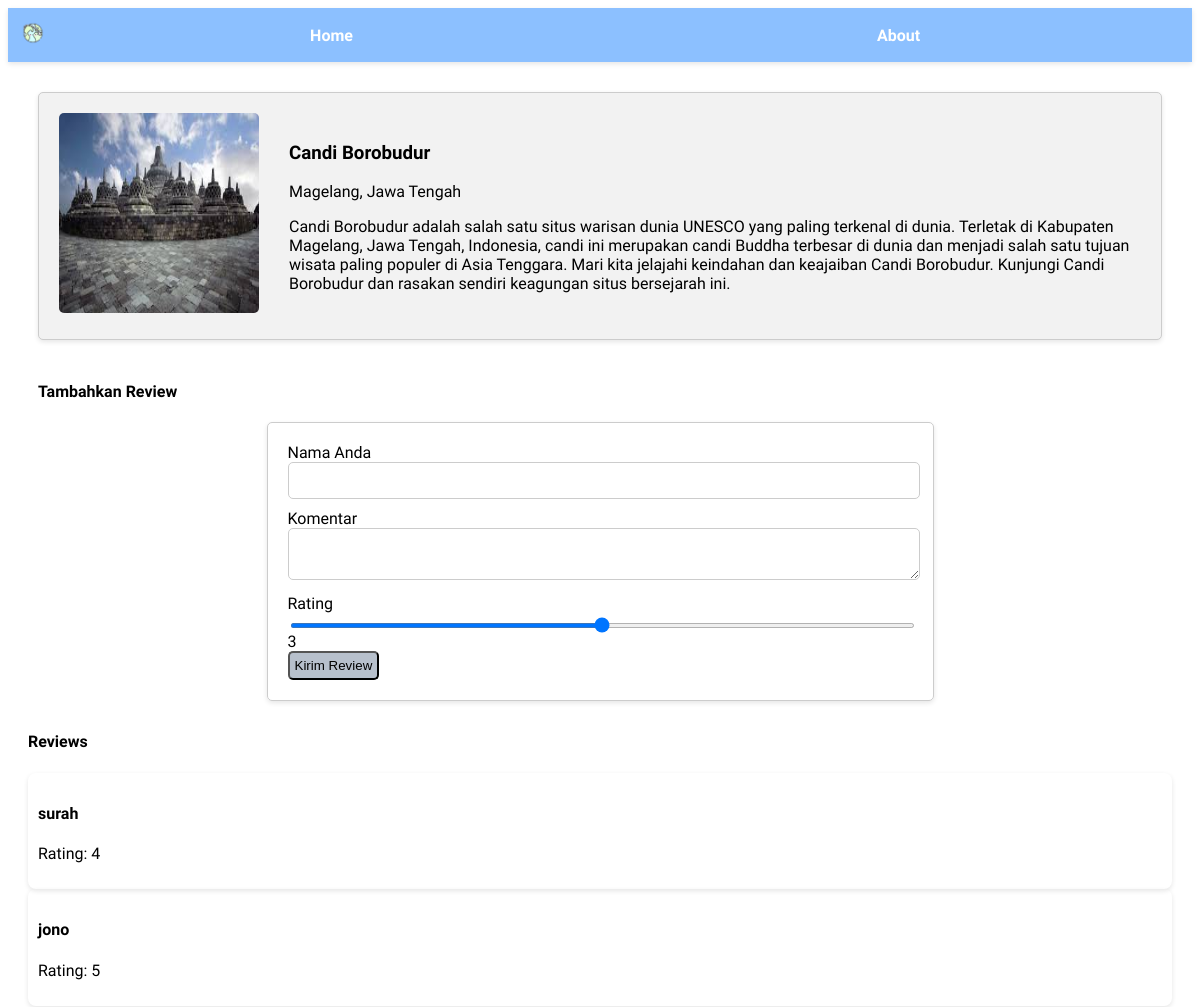
The app's page /detail/2 with its own data.
### wisata/models.py (models this page shows, shortened)
class Wisata(models.Model):
    nama = models.CharField(max_length=100)
    lokasi = models.CharField(max_length=100)
    deskripsi = models.TextField(max_length=1000)
    gambar = models.ImageField(upload_to='wisata', null=True, blank=True)

class Review(models.Model):
    wisata = models.ForeignKey(Wisata, related_name='reviews', on_delete=models.CASCADE, default=1)
    nama = models.CharField(max_length=100)
    keterangan = models.TextField(blank=True, null=True)  # Komentar review
    rating = models.IntegerField(
        validators=[MinValueValidator(1), MaxValueValidator(5)],  # Validasi 1-5
        help_text="Rating dari 1 sampai 5"
    )

### wisata/views.py (the view, shortened to what this page needs)
# urls.py: path('detail/<int:wisata_id>', wisataView.detail,name='detail'),
def detail(request, wisata_id):
    wisata = get_object_or_404(Wisata, pk=wisata_id)
    reviews = wisata.reviews.all()
    context = {
        'wisata': wisata,
        'reviews': reviews,
    }
    return render(request, 'detail.html', context)

### wisata/templates/detail.html (shortened to what this page needs)
{% extends 'base.html' %}
{% block content %}
<div>
    <div>
        <div>
            <div class="wisata">
                <img src="{{ wisata.gambar.url }}" alt="wisata"/>
                <div class="text">
                <h3>{{ wisata.nama }}</h3>
                <p>{{ wisata.lokasi }}</p>
                <p>{{ wisata.deskripsi }}</p>
                </div>
            </div>
            <div class="review">
                <h4>Tambahkan Review</h4>
                <form method="post">
                    <div>
                        <label for="id_nama" class="form-label">Nama Anda</label><br/>
                        <input type="text" name="nama" id="id_nama" class="form-control" required>
                    </div>
                    <div>
                        <label for="id_review" class="form-label">Komentar</label><br/>
                        <textarea name="review" id="id_review" class="form-control"></textarea>
                    </div>
                    <div>
                        <label for="id_rating" class="form-label">Rating</label>
                        <div>
                            <input type="range" name="rating" id="id_rating" class="form-range" min="1"
                            max="5" value="3" oninput="this.nextElementSibling.value = this.value">
                            <output>3</output>
                        </div>
                    </div>
                    <button type="submit">Kirim Review</button>
                </form>
            </div>
                        <div>
                          <h4>Reviews</h4>
                          {% for review in reviews %}
                              <div class="card">
                                  <div >
                                      <h4>{{ review.nama }}</h4>
                                      <p>
                                          Rating: {{review.rating}}
                                      </p>
                                  </div>
                              </div>
                          {% empty %}
                              <p>Belum ada review untuk wisata ini.</p>
                          {% endfor %}
                      </div>
        </div>
    </div>
</div>
{% endblock content %}

### static/css/style.css (style rules this page uses)
html { font-family: "Parkinsans", sans-serif; font-optical-sizing: auto; font-weight: 300; }
.wisata { display: flex; padding: 20px; border: 1px solid #ccc; border-radius: 5px; margin: 10px; box-shadow: 0px 2px 5px rgba(0, 0, 0, 0.1); background-color: #f2f2f2; transition: all 0.3s ease-in-out; }
.wisata img { width: 200px; height: 200px; border-radius: 5px; margin-right: 20px; }
.wisata .text { padding: 10px; }
.review { padding: 10px; }
.review form { width: 625px; margin: 0 auto; padding: 20px; border: 1px solid #ccc; border-radius: 5px; box-shadow: 0px 2px 5px rgba(0, 0, 0, 0.1); }
.review input[type="text"] { padding: 10px; margin-bottom: 10px; border: 1px solid #ccc; border-radius: 5px; width: 610px; }
.review textarea { padding: 10px; margin-bottom: 10px; border: 1px solid #ccc; border-radius: 5px; width: 610px; }
.review input[type="range"] { width: 625px; height: 5px; background-color: #ddd; border-radius: 5px; text-align: center; }
.review button { background-color: #b7c0cc; padding: 5px; border-radius: 5px; }
.card { box-shadow: 0px 2px 5px rgba(0, 0, 0, 0.1); transition: all 0.3s ease-in-out; padding: 10px; border-radius: 8px; }

### records on screen
Wisata: gambar (picture), nama "Candi Borobudur", lokasi "Magelang, Jawa Tengah", deskripsi "Candi Borobudur adalah salah satu situs warisan dunia UNESCO yang paling terkenal di dunia. Terletak di Kabupaten Magelang, Jawa Tengah, Indonesia, candi ini merupakan candi Buddha terbesar di dunia dan menjadi salah satu tujuan wisata paling populer di Asia Tenggara. Mari kita jelajahi keindahan dan keajaiban Candi Borobudur. Kunjungi Candi Borobudur dan rasakan sendiri keagungan situs bersejarah ini."
Review: nama "surah", rating "4"
Review: nama "jono", rating "5"
